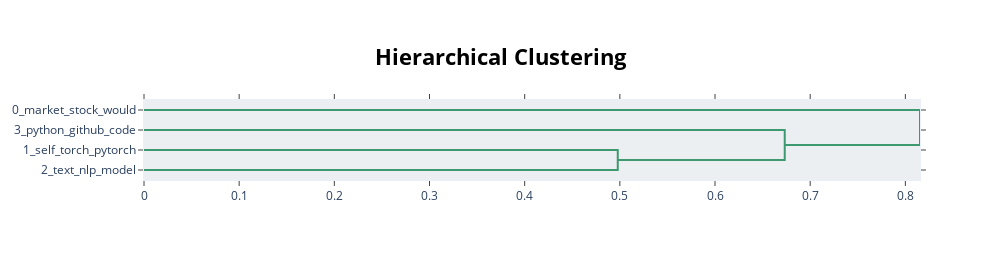

Notebook source saved alongside this figure:
### Code cell
model.visualize_hierarchy()

### Figure 1 — Plotly figure (JSON) as saved in the notebook; plotly's stock layout.template omitted (floating-point values rounded to 4 significant figures)
{"data": [{"hoverinfo": "text", "marker": {"color": "rgb(61,153,112)"}, "mode": "lines", "type": "scatter", "x": [0, 0.4978, 0.4978, 0], "xaxis": "x", "y": [-25, -25, -35, -35], "yaxis": "y"}, {"hoverinfo": "text", "marker": {"color": "rgb(61,153,112)"}, "mode": "lines", "type": "scatter", "x": [0, 0.6732, 0.6732, 0.4978], "xaxis": "x", "y": [-15, -15, -30, -30], "yaxis": "y"}, {"hoverinfo": "text", "marker": {"color": "rgb(61,153,112)"}, "mode": "lines", "type": "scatter", "x": [0, 0.8154, 0.8154, 0.6732], "xaxis": "x", "y": [-5, -5, -22.5, -22.5], "yaxis": "y"}], "layout": {"autosize": false, "height": 260, "hoverlabel": {"bgcolor": "white", "font": {"family": "Rockwell", "size": 16}}, "hovermode": "closest", "plot_bgcolor": "#ECEFF1", "showlegend": false, "title": {"font": {"color": "Black", "size": 22}, "text": "<b>Hierarchical Clustering", "x": 0.5, "xanchor": "center", "yanchor": "top"}, "width": 1000, "xaxis": {"mirror": "allticks", "rangemode": "tozero", "showgrid": false, "showline": true, "showticklabels": true, "ticks": "outside", "type": "linear", "zeroline": false}, "yaxis": {"mirror": "allticks", "range": [-40, 0], "rangemode": "tozero", "showgrid": false, "showline": true, "showticklabels": true, "tickmode": "array", "ticks": "outside", "ticktext": ["0_market_stock_would", "3_python_github_code", "1_self_torch_pytorch", "2_text_nlp_model"], "tickvals": [-5, -15, -25, -35], "type": "linear", "zeroline": false}}}
